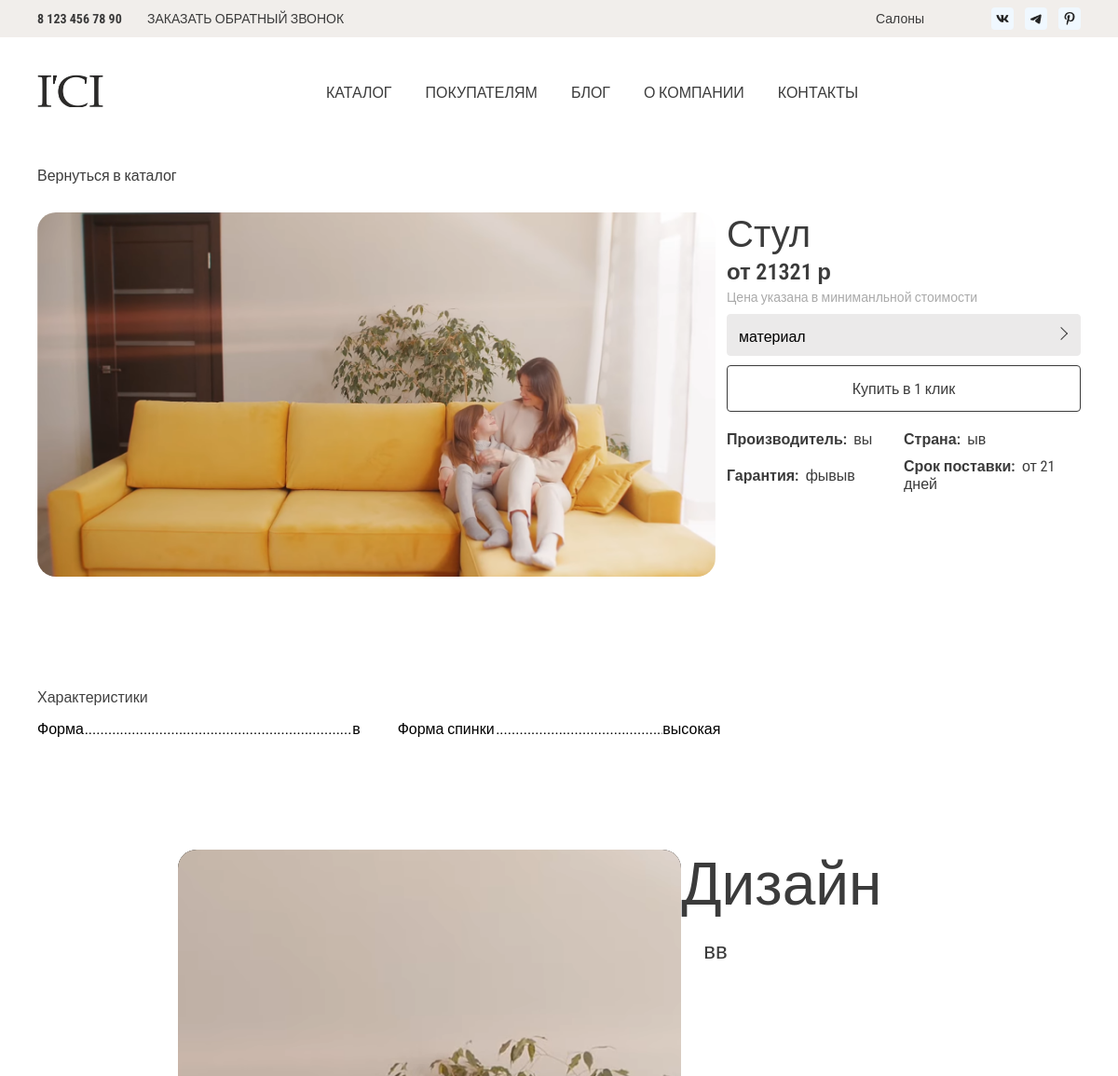
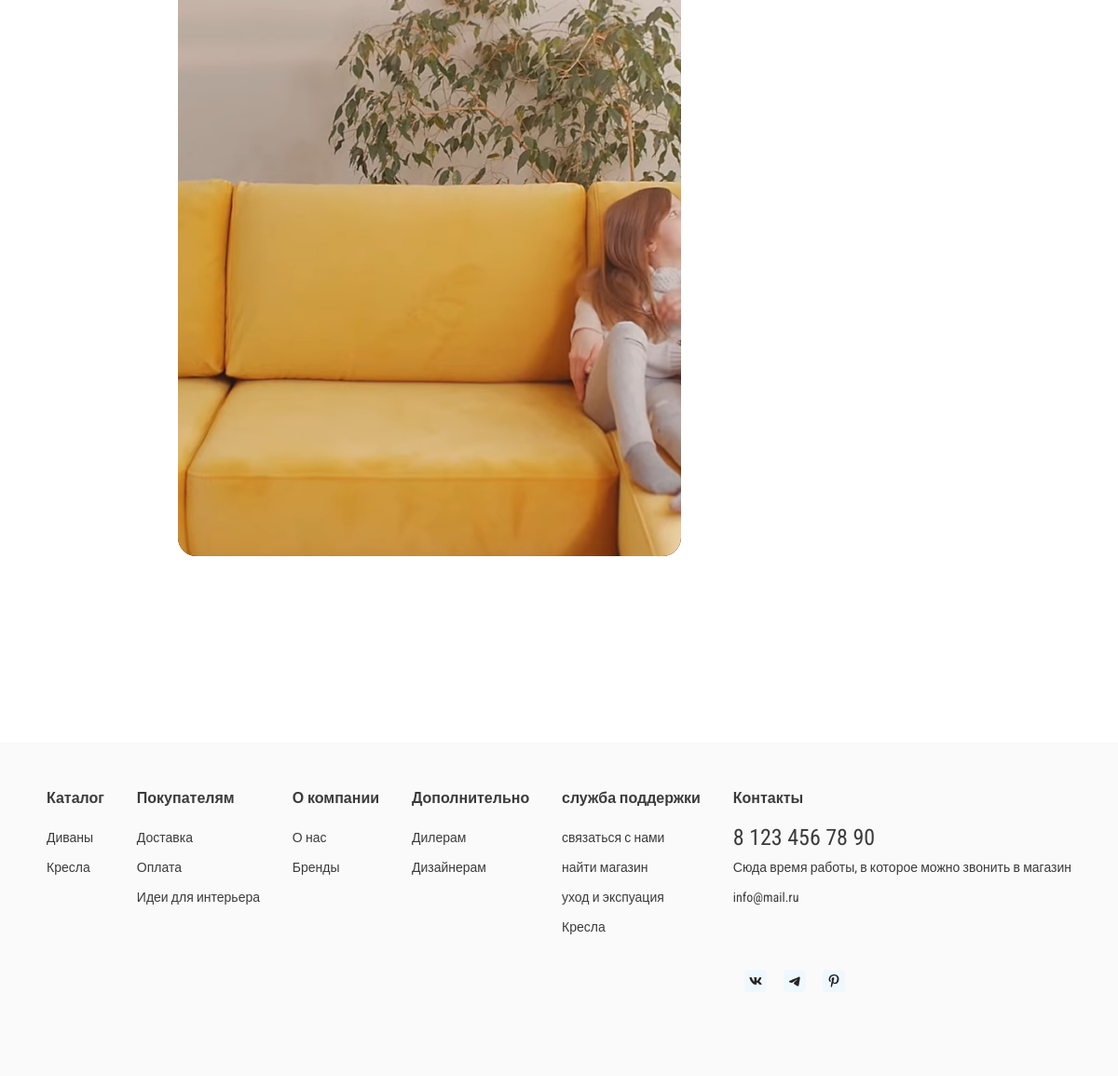
Screenshot of /store/Кресла/Стул with the database file from the repository (2 pictures, top to bottom).
### icistore/models.py (models this page shows, shortened)
class Product(models.Model):
    title = models.CharField(max_length=200, verbose_name="Название", unique=True)
    subtitle = models.ForeignKey(Type, on_delete=models.CASCADE, null=True ,blank=True, verbose_name="Вид")
    description = models.TextField(blank=True, null=True, verbose_name="описание")
    meta_description = models.TextField(blank=True, null=True, verbose_name="SEO описание")
    meta_keywords = models.CharField(max_length=255, blank=True, null=True, verbose_name="SEO ключеве слова")
    category = models.ForeignKey(Category, on_delete=models.CASCADE, verbose_name="Категория", null=True, blank=True)
    materials = models.ManyToManyField(Material, blank=True, verbose_name="Материал ткани",)
    images = models.ManyToManyField(ImageModel, blank=True, verbose_name="Фото", )
    form = models.ForeignKey(FormProduct, on_delete=models.CASCADE, verbose_name="Форма", null=True, blank=True)
    size = models.ForeignKey(Size, on_delete=models.CASCADE, verbose_name="Размер (Д x Ш x В)", null=True, blank=True)
    has_sleeper = models.ForeignKey(Sleeper, on_delete=models.CASCADE, verbose_name="спальное место", null=True, blank=True)
    appearance = models.ForeignKey(Appearance, on_delete=models.CASCADE, verbose_name="Форма спинки", null=True, blank=True)
    supports = models.ForeignKey(Supports, on_delete=models.CASCADE, verbose_name="Опоры", null=True, blank=True)
    armrests = models.ForeignKey(Armrests, on_delete=models.CASCADE, verbose_name="Подлокотники", null=True, blank=True)
    manufacturer = models.CharField(max_length=100, blank=True, verbose_name="Производитель")
    country = models.CharField(max_length=100, blank=True, verbose_name="Страна")
    delivery_days = models.IntegerField(default=0, verbose_name="Доставка в днях")
    warranty = models.CharField(max_length=100, blank=True, verbose_name="гарантия")
    price = models.IntegerField(default=False, blank=True, verbose_name="Цена")
    is_published = models.BooleanField(default=True, verbose_name="Опубликован")
    is_top_product = models.BooleanField(default=False, verbose_name="Популярный")
    class Meta:
        verbose_name = "Продукт"
        verbose_name_plural = "Продукты"
    def __str__(self):
        return f'{self.title}'

class ImageModel(models.Model):
    image = models.ImageField(upload_to=f"{timezone.now().year}/{timezone.now().month:02d}/{timezone.now().day:02d}")
    class Meta:
        verbose_name = "Картинка"
        verbose_name_plural = "Картинки"

class FormProduct(models.Model):
    title = models.CharField(max_length=120, verbose_name="Форма")
    category = models.ManyToManyField(Category, verbose_name="Категория", blank=True)
    class Meta:
        verbose_name = "Форма"
        verbose_name_plural = "Форма"
    def __str__(self):
        return self.title

class Appearance(models.Model):
    title = models.CharField(max_length=120, verbose_name="Форма спинки")
    category = models.ManyToManyField(Category, verbose_name="Категория",  blank=True)
    class Meta:
        verbose_name = "Форма спинки"
        verbose_name_plural = "Форма спинки"
    def __str__(self):
        return self.title

class Category(models.Model):
    name = models.CharField(max_length=100, unique=True)
    images = models.ImageField( blank=True, verbose_name="Иконка категории", default="", null=True)
    class Meta:
        verbose_name = "Категория"
        verbose_name_plural = "Категории"
    def __str__(self):
        return self.name

### icistore/views.py (the view)
# urls.py: path('store/<str:category_name>/<str:product_name>', icidetail, name="detail"),
def icidetail(request, category_name ,product_name):
    product = get_object_or_404(Product, title=product_name)
    all_products = Product.objects.filter(subtitle=product.subtitle, category=product.category)
    data_dict = {
        'form': {
            'verbose_name': product._meta.get_field('form').verbose_name,
            'value': product.form
        },
        'size': {
            'verbose_name': product._meta.get_field('size').verbose_name,
            'value': product.size
        },
        'has_sleeper': {
            'verbose_name': product._meta.get_field('has_sleeper').verbose_name,
            'value': product.has_sleeper
        },
        'appearance': {
            'verbose_name': product._meta.get_field('appearance').verbose_name,
            'value': product.appearance
        },
        'supports': {
            'verbose_name': product._meta.get_field('supports').verbose_name,
            'value': product.supports
        },
        'armrests': {
            'verbose_name': product._meta.get_field('armrests').verbose_name,
            'value': product.armrests
        }
    }
    context = {
        'product': product,
        'data_dict' : data_dict
    }
    if len(all_products) > 1:
        context['allproducts'] = all_products
    print(context)
    return render(request, 'icistore/detail.html', context=context)

### icistore/context_processors.py (called while the page is built)
def categories(request):
    categories_list = Category.objects.all()  # Получаем список категорий
    return {'categories': categories_list}

### icistore/templates/icistore/detail.html (shortened to what this page needs)
{% extends 'base.html' %}
{% load static %}
{% block content %}
<main>
        <section class="back">
            <div class="wrapper">
                <a href="{% url 'store' category_name=product.category %}" class="back__link"><img src="" alt="">Вернуться в каталог</a>
            </div>
        </section>
        <section class="detail">
            <div class="wrapper">
                <div class="detail__wrapper">
                    <div class="detail__global-img">
                        {% if product.images.first %}
                                        <img src="{{ product.images.first.image.url }}" alt="{{ moreproduct.title }}" class="product__img">
                                    {% else %}
                                    <img src="{% static 'img/logow.png' %}" alt="Логотип" class="video-logo">
                        {% endif %}
                    </div>
                    <form action="$" class="detail__info">
                        <h1 class="detail__info-title">{{ product.title }}
                        </h1>
                        <p class="detail__info-price">от {{product.price}} р</p>
                        <p class="detail__info-price-info">Цена указана в миниманльной стоимости</p>
                        {% if product.materials %}
                        <div id="material" class="detail__list-btn">материал</div>
                        {% endif %}
                        <div id="peopleO"  class="detail__btn">Купить в 1 клик</div>
                        <div class="detail__settings">
                            <div class="detail__settings-item"><span><b>Производитель: &nbsp;</b>{{ product.manufacturer }}</span></div>
                            <div class="detail__settings-item"><span><b>Страна: &nbsp;</b>{{ product.country }}</span></div>
                            <div class="detail__settings-item"><span><b>Гарантия: &nbsp;</b>{{ product.warranty }}</span></div>
                            <div class="detail__settings-item"><span><b>Срок поставки: &nbsp;</b>от {{ product.delivery_days }} дней</span></div>
                        </div>
                    </form>
                </div>
                {% if data_dict %}
                    <div class="detail__features">
                    <h2 class="detail__feature-title">Характеристики</h2>
                        <div class="feature-list">
                            {% for field, data in data_dict.items %}
                                {% if data.value %}
                                    <div class="feature-list__item">
                                        <span class="feature-text">{{ data.verbose_name }}</span>
                                        <span class="feature-text">{{ data.value }}</span>
                                    </div>
                                {% endif %}
                            {% endfor %}
                        </div>
                {% endif %}
                {% if product.images %}
                        <div class="detail__more">
                                {% if product.images.last and product.description %}
                                <div class="detail__photo--design">
                                    <div class="detail__photo__img">
                                        <img src="{{ product.images.last.image.url }}" alt="">
                                    </div>
                                    <div class="detail__photo-col">
                                        <h3 class="title detai__photo-title">Дизайн</h3>
                                        <p class="desc">{{ product.description }}</p>
                                    </div>
                                </div>
                                {% endif %}
                            </div>
                   {% endif %}
                </div>
            </div>
        </section>
    </main>
{% endblock content %}

### templates/footer.html (shortened to what this page needs)
{% load static %}
 <footer class="footer">
    <div class="wrapper footer__wrapper">
        <div class="footer__col">
            <h4 class="title footer__title">Каталог</h4>
            {% for category in categories %}
                <a href="" class="footer__link">{{ category.name }}</a>
            {% endfor %}
        </div>
        <div class="footer__col">
            <h4 class="title footer__title">Покупателям</h4>
            <a href="" class="footer__link">Доставка</a>
            <a href="" class="footer__link">Оплата</a>
            <a href="" class="footer__link">Идеи для интерьера</a>
        </div>
        <div class="footer__col">
            <h4 class="title footer__title">О компании</h4>
            <a href="" class="footer__link">О нас</a>
            <a href="" class="footer__link">Бренды </a>
        </div>
        <div class="footer__col">
            <h4 class="title footer__title">Дополнительно</h4>
            <a href="" class="footer__link">Дилерам</a>
            <a href="" class="footer__link">Дизайнерам </a>
        </div>
        <div class="footer__col">
            <h4 class="title footer__title">служба поддержки</h4>
            <a href="" class="footer__link">связаться с нами</a>
            <a href="" class="footer__link">найти магазин</a>
            <a href="" class="footer__link">уход и экспуация</a>
            <a href="" class="footer__link">Кресла</a>
        </div>
        <div class="footer__col">
            <h4 class="title footer__title">Контакты</h4>
            <a href="" class="footer__link footer__link--phone">8 123 456 78 90</a>
            <a href="" class="footer__link">Сюда время работы, в которое можно
                звонить в магазин</a>
            <a href="" class="footer__link">info@mail.ru</a>
            <div class="social footer__social">
                <a href="#" class="social-link">
                    <img src="{% static 'img/social/vk.png' %}" alt="Социальные сети">
                </a>
                <a href="#" class="social-link">
                    <img src="{% static 'img/social/tg.png' %}" alt="Социальные сети">
                </a>
                <a href="#" class="social-link">
                    <img src="{% static 'img/social/pres.png' %}" alt="Социальные сети">
                </a>
            </div>
        </div>
    </div>
  </footer>

### rows the page displays
Product: images.first.image (picture), title "Стул", price "21321", manufacturer "вы", country "ыв", warranty "фывыв", delivery_days "21", images.last.image (picture), description "вв"
FormProduct: verbose_name "Форма", value "в"
Appearance: verbose_name "Форма спинки", value "высокая"
Category: name "Диваны"
Category: name "Кресла"
